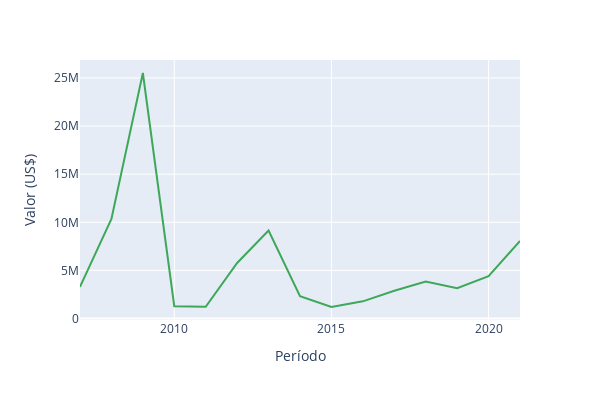

Write notebook code for a chart like this one.
### Markdown cell above
### Quantidades negociadas

### Code cell
fig_evolucao_valores_exportacao = px.line(
    data_frame=evolucao_exportacao, 
    x='ano', 
    y='quantidade_exportacao',
    color_discrete_sequence=['#3EA85A'],
    labels={
        'pais': 'País',
        'quantidade_exportacao': 'Quantidade (Litro)',
        'ano': 'Ano'
    }
)
fig_evolucao_valores_exportacao.update_layout(
    title='', 
    xaxis_title='Período', 
    yaxis_title='Valor (US$)', 
    showlegend=False, 
    width=600,
    height=400
)

### Figure 1 — Plotly figure (JSON) as saved in the notebook; plotly's stock layout.template omitted (floating-point values rounded to 4 significant figures)
{"data": [{"hovertemplate": "Ano=%{x}<br>Quantidade (Litro)=%{y}<extra></extra>", "legendgroup": "", "line": {"color": "#3EA85A", "dash": "solid"}, "marker": {"symbol": "circle"}, "mode": "lines", "name": "", "orientation": "v", "showlegend": false, "type": "scatter", "x": [2007, 2008, 2009, 2010, 2011, 2012, 2013, 2014, 2015, 2016, 2017, 2018, 2019, 2020, 2021], "xaxis": "x", "y": [3281752, 10346323, 25514198, 1280574, 1214834, 5775376, 9149059, 2324029, 1198479, 1786549, 2889572, 3856162, 3152873, 4409717, 8058704], "yaxis": "y"}], "layout": {"height": 400, "legend": {"tracegroupgap": 0}, "margin": {"t": 60}, "showlegend": false, "title": {"text": ""}, "width": 600, "xaxis": {"anchor": "y", "domain": [0, 1], "title": {"text": "Período"}}, "yaxis": {"anchor": "x", "domain": [0, 1], "title": {"text": "Valor (US$)"}}}}
